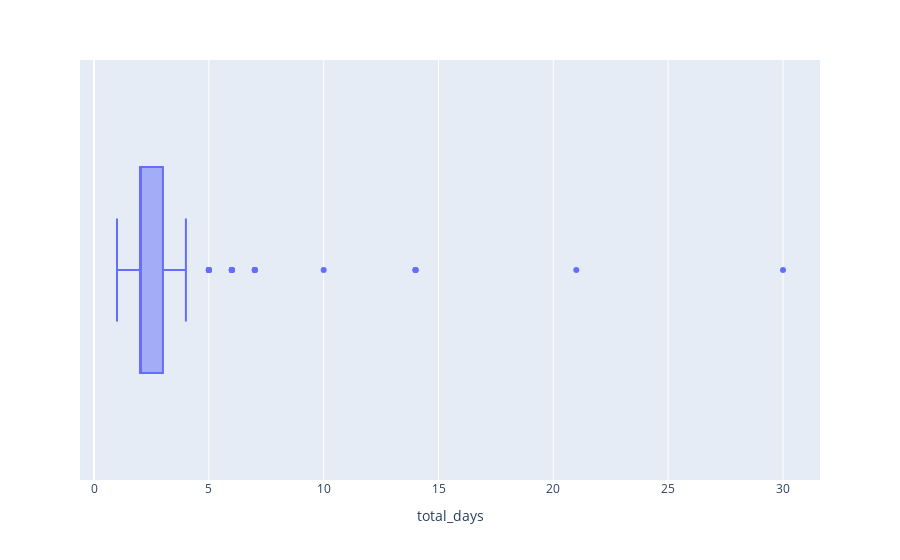

Write notebook code for a chart like this one.
### Code cell
px.box(zimbabwe_group,x='total_days')

### Figure 1 — Plotly figure (JSON) as saved in the notebook; plotly's stock layout.template omitted (floating-point values rounded to 4 significant figures; data arrays with more than 128 entries replaced by an {"elided": "..."} marker saying what was removed)
{"data": [{"alignmentgroup": "True", "hovertemplate": "total_days=%{x}<extra></extra>", "legendgroup": "", "marker": {"color": "#636efa"}, "name": "", "notched": false, "offsetgroup": "", "orientation": "h", "showlegend": false, "type": "box", "x": {"elided": "273 int values"}, "x0": " ", "xaxis": "x", "y0": " ", "yaxis": "y"}], "layout": {"boxmode": "group", "legend": {"tracegroupgap": 0}, "margin": {"t": 60}, "xaxis": {"anchor": "y", "domain": [0, 1], "title": {"text": "total_days"}}, "yaxis": {"anchor": "x", "domain": [0, 1]}}}
